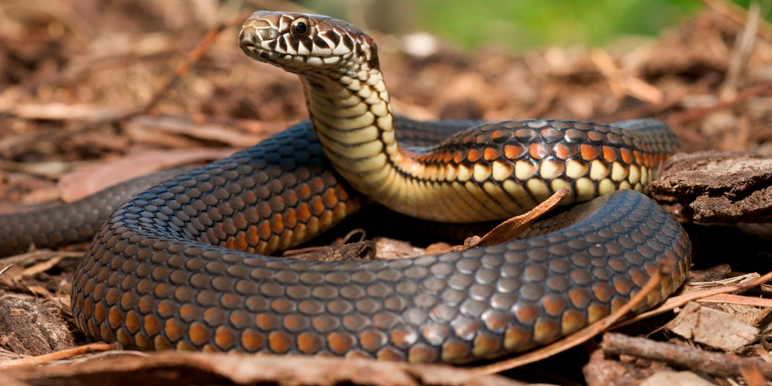
#> input picture tr.png, 772 x 386 px
$ python Actividad1.2.py
#> lines starting #> are read from the running program, lines starting #| are printed output that depends on the picture
import cv2 as cv
import numpy as np
import math

# Cargar la imagen en escala de grises
img = cv.imread('tr.png', 0)
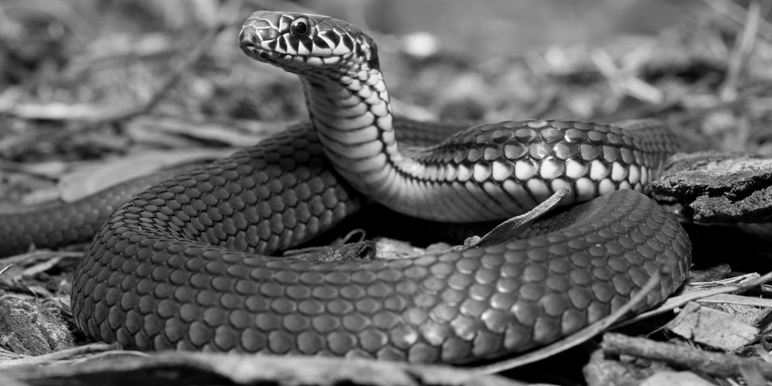
#> img: shape (386, 772); min 0, max 255, mean 100.1

# Obtener el tamaño de la imagen original
x, y = img.shape
#> x = 386; y = 772

# Crear una imagen vacía para almacenar el resultado con suficiente espacio
imgRS = np.zeros((int(x * 3), int(y * 3)), dtype=np.uint8)  # Tamaño suficientemente grande para todas las transformaciones
xx, yy = imgRS.shape
#> xx = 1158; yy = 2316

# Definir el factor de escala
scale = 2  # Escala de 2 (multiplicación por 2)

# Calcular el centro de la imagen original
cx, cy = int(x // 2), int(y // 2)
#> cx = 193; cy = 386

# Definir los ángulos de rotación (en grados) y convertirlos a radianes
angle1 = 30  # Rotación en sentido horario
theta1 = math.radians(angle1)

angle2 = 60  # Rotación en sentido antihorario
theta2 = math.radians(-angle2)

# Aplicar la primera rotación (30 grados en sentido horario)
for i in range(x):
    for j in range(y):
         # Primera rotación
        rotated_x1 = int((j - cx) * math.cos(theta1) - (i - cy) * math.sin(theta1) + cx)
        rotated_y1 = int((j - cx) * math.sin(theta1) + (i - cy) * math.cos(theta1) + cy)

        # Aplicar la segunda rotación (60 grados en sentido antihorario) sobre el resultado de la primera
        rotated_x2 = int((rotated_x1 - cx) * math.cos(theta2) - (rotated_y1 - cy) * math.sin(theta2) + cx)
        rotated_y2 = int((rotated_x1 - cx) * math.sin(theta2) + (rotated_y1 - cy) * math.cos(theta2) + cy)

        # Escalar después de las rotaciones
        scaled_x = int(rotated_x2 * scale)
        scaled_y = int(rotated_y2 * scale)

        # Verificar si el píxel escalado está dentro de los límites de la imagen final
        if 0 <= scaled_x < yy and 0 <= scaled_y < xx:
            imgRS[scaled_y, scaled_x] = img[i, j]
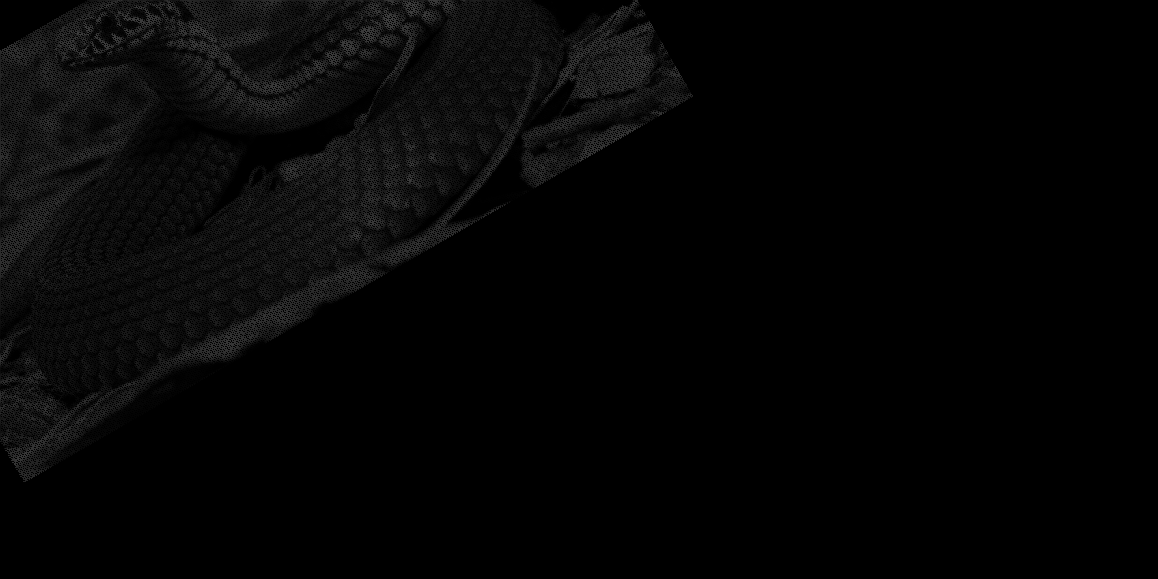
#> imgRS: shape (1158, 2316) (shown at 1/2 size); min 0, max 255, mean 5.1

# Mostrar la imagen original y la rotada con escalado y traslación
cv.imshow('Imagen Original', img)
cv.imshow('Imagen Rotada y Escalada', imgRS)
cv.waitKey(0)
cv.destroyAllWindows()
